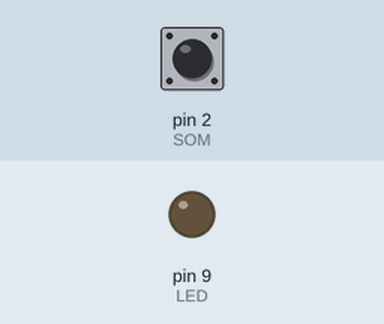
Recording of a sketch running on a simulated Arduino Uno, built with avr-gcc and run on an emulated ATmega328P. On the bench: output pins drawn as LEDs (lit = HIGH). The inputs (shaded band) are chosen by the test bench; at power-on: pin 2 (SOM) HIGH.

Above: at 1.2 s.
1.3 s: pin 2 (SOM) pulled LOW for 0.15 s
At 2.5 s:
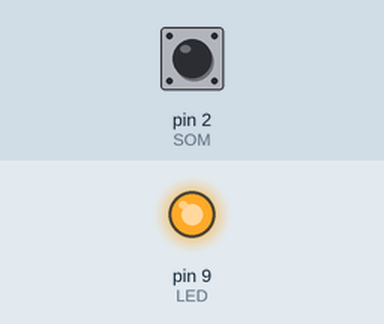
2.9 s: pin 2 (SOM) pulled LOW for 1 s
At 3.9 s:
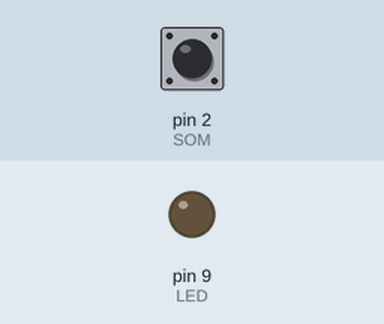
5.4 s: pin 2 (SOM) pulled LOW for 3.2 s
At 5.8 s:
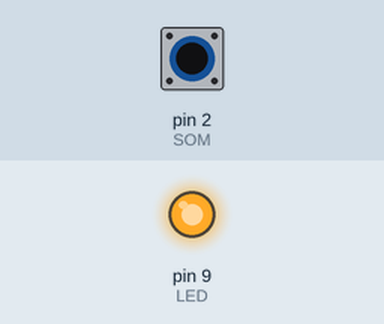
Timing chart, 0 to 8.4 s (numbered marks = the images above; inputs shaded):
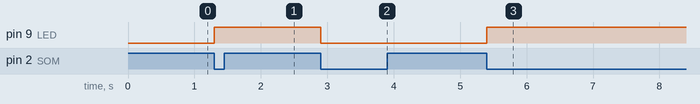

Measured:
- after the input at 1.3 s, pin 9 (LED): LOW → HIGH at once
- after the input at 2.9 s, pin 9 (LED): HIGH → LOW at once
- after the input at 5.4 s, pin 9 (LED): LOW → HIGH at once

The sketch:

Projeto_032_Sensor_de_Som_com_Palmas.ino
```cpp
// Projeto 032 - Sensor de Som com Palmas
// Arduino Uno | Arduino Neon Lab

const byte SOM=2, LED=9;
bool ligado=false, anterior=HIGH;
unsigned long ultima=0;
void setup(){ pinMode(SOM,INPUT_PULLUP); pinMode(LED,OUTPUT); }
void loop(){
  bool atual=digitalRead(SOM);
  if(anterior==HIGH && atual==LOW && millis()-ultima>350){
    ligado=!ligado; ultima=millis();
  }
  anterior=atual; digitalWrite(LED,ligado);
}
```
